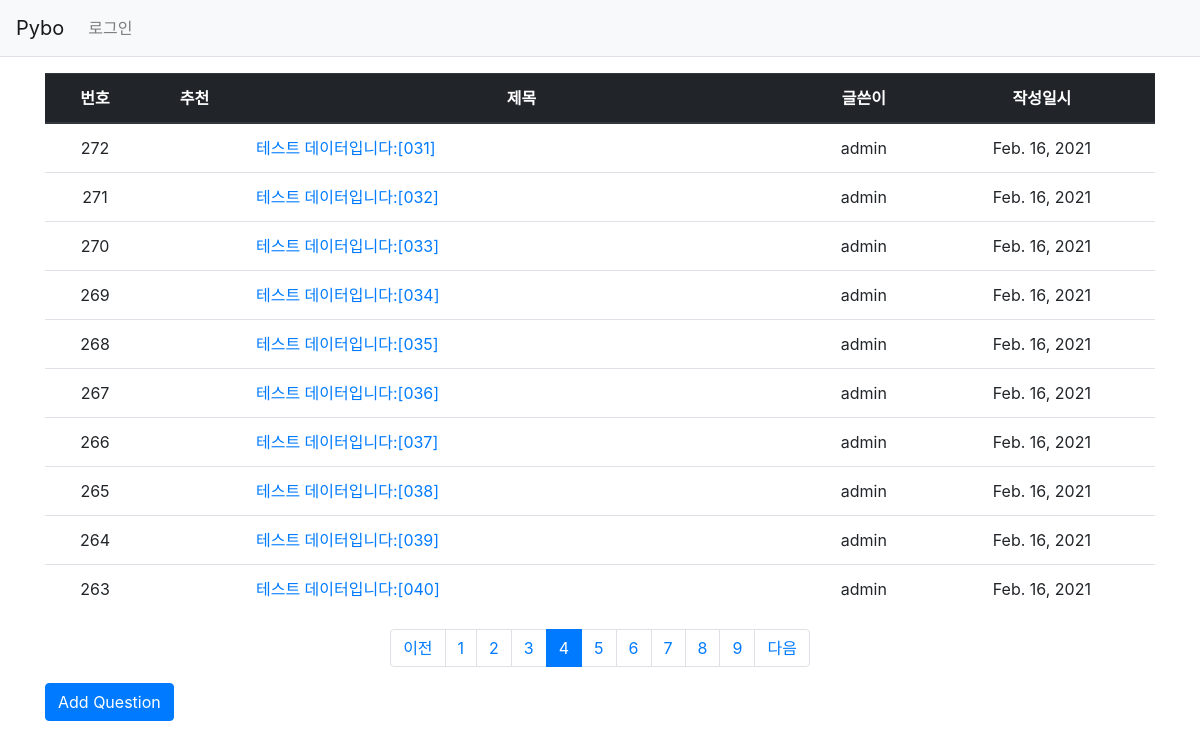
/?page=4, run on the app's committed database.
### pybo/models.py (models this page shows, shortened)
class Question(models.Model):
  author = models.ForeignKey(User, on_delete=models.CASCADE, related_name='author_question')
  subject = models.CharField(max_length=200)
  content = models.TextField()
  create_date = models.DateField()
  modify_date = models.DateTimeField(null=True, blank=True)
  voter = models.ManyToManyField(User, related_name='voter_question')

### pybo/views/base_views.py (the view)
# urls.py: path('', base_views.index, name='index'), # / 페이지에 해당하는 urlpatterns
def index(request):
  page = request.GET.get('page', '1')
  question_list = Question.objects.order_by('-create_date')
  paginator = Paginator(question_list, 10)
  page_obj = paginator.get_page(page)
  context = { 'question_list': page_obj }
  return render(request, 'pybo/question_list.html', context)

### pybo/templatetags/pybo_filter.py (called while the page is built)
@register.filter
def sub(value, arg):
  return value - arg

### templates/pybo/question_list.html (shortened to what this page needs)
{% extends 'base.html' %}
{% load pybo_filter %}
{% block content %}
<div class="container my-3">
  <table class="table">
    <thead>
      <tr class="text-center thead-dark">
        <th>번호</th>
        <th>추천</th>
        <th style="width:50%">제목</th>
        <th>글쓴이</th>
        <th>작성일시</th>
      </tr>
    </thead>
    <tbody>
      {% if question_list %}
      {% for question in question_list %}
      <tr class="text-center">
        <td>{{ question_list.paginator.count|sub:question_list.start_index|sub:forloop.counter0|add:1 }}</td>
        <td>
        </td>
        <td class="text-left">
          <a href="{% url 'pybo:detail' question.id %}">
            {{ question.subject }}
          </a>
        </td>
        <td>{{ question.author.username }}</td>
        <td>
          {{ question.create_date }}
        </td>
      </tr>
      {% endfor %}
      {% else %}
      <tr>
        <td colspan="3">No question</td>
      </tr>
      {% endif %}
    </tbody>
  </table>
  <ul class="pagination justify-content-center">
    {% if question_list.has_previous %}
      <li class="page-item">
        <a class="page-link" href="?page={{ question_list.previous_page_number }}">이전</a>
      </li>
    {% else %}
      <li class="page-item disabled">
        <a class="page-link" tabindex="-1" aria-disabled="true" href="#">이전</a>
      </li>
    {% endif %}
    {% for page_number in question_list.paginator.page_range %}
      {% if page_number >= question_list.number|add:-5 and page_number <= question_list.number|add:5 %}
        {% if page_number == question_list.number %}
          <li class="page-item active" aria-current="page">
            <a class="page-link" href="?page={{ page_number }}">{{ page_number }}</a>
          </li>
        {% else %}
          <li class="page-item">
            <a class="page-link" href="?page={{ page_number }}">{{ page_number }}</a>
          </li>
        {% endif %}
      {% endif %}
    {% endfor %}
    {% if question_list.has_next %}
      <li class="page-item">
        <a class="page-link" href="?page={{ question_list.next_page_number }}">다음</a>
      </li>
    {% else %}
      <li class="page-item disabled">
        <a class="page-link" tabindex="-1" aria-disabled="true" href="#">다음</a>
      </li>
    {% endif %}
  </ul>
  <a href="{% url 'pybo:question_create' %}" class="btn btn-primary">
  Add Question
  </a>
</div>
{% endblock %}

### data on the page
Question: paginator.count|sub "272", subject "테스트 데이터입니다:[031]", author.username "admin", create_date "Feb. 16, 2021"
Question: paginator.count|sub "271", subject "테스트 데이터입니다:[032]", author.username "admin", create_date "Feb. 16, 2021"
Question: paginator.count|sub "270", subject "테스트 데이터입니다:[033]", author.username "admin", create_date "Feb. 16, 2021"
Question: paginator.count|sub "269", subject "테스트 데이터입니다:[034]", author.username "admin", create_date "Feb. 16, 2021"
Question: paginator.count|sub "268", subject "테스트 데이터입니다:[035]", author.username "admin", create_date "Feb. 16, 2021"
Question: paginator.count|sub "267", subject "테스트 데이터입니다:[036]", author.username "admin", create_date "Feb. 16, 2021"
Question: paginator.count|sub "266", subject "테스트 데이터입니다:[037]", author.username "admin", create_date "Feb. 16, 2021"
Question: paginator.count|sub "265", subject "테스트 데이터입니다:[038]", author.username "admin", create_date "Feb. 16, 2021"
Question: paginator.count|sub "264", subject "테스트 데이터입니다:[039]", author.username "admin", create_date "Feb. 16, 2021"
Question: paginator.count|sub "263", subject "테스트 데이터입니다:[040]", author.username "admin", create_date "Feb. 16, 2021"

### other printed values
{{ page_number }} "1" "2" "3" "5" "6" "7" "8" "9"
{{ page_number }} "4"
